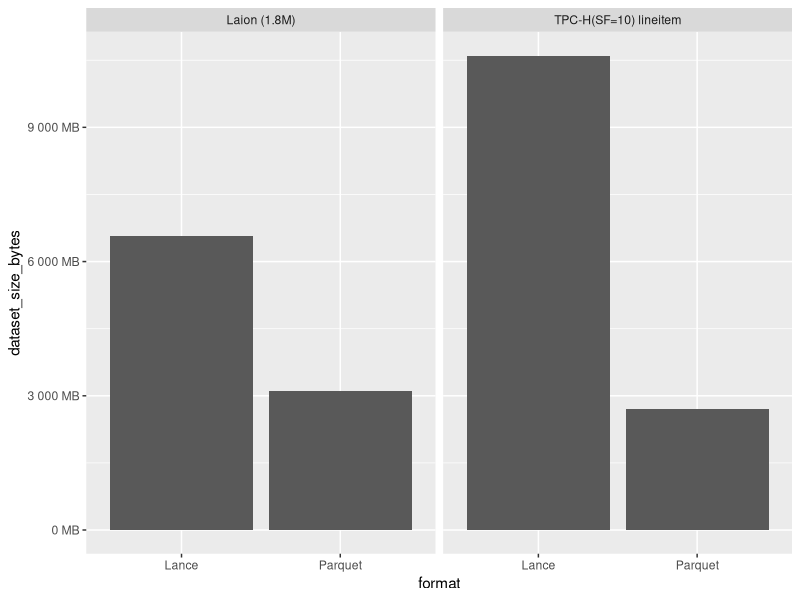
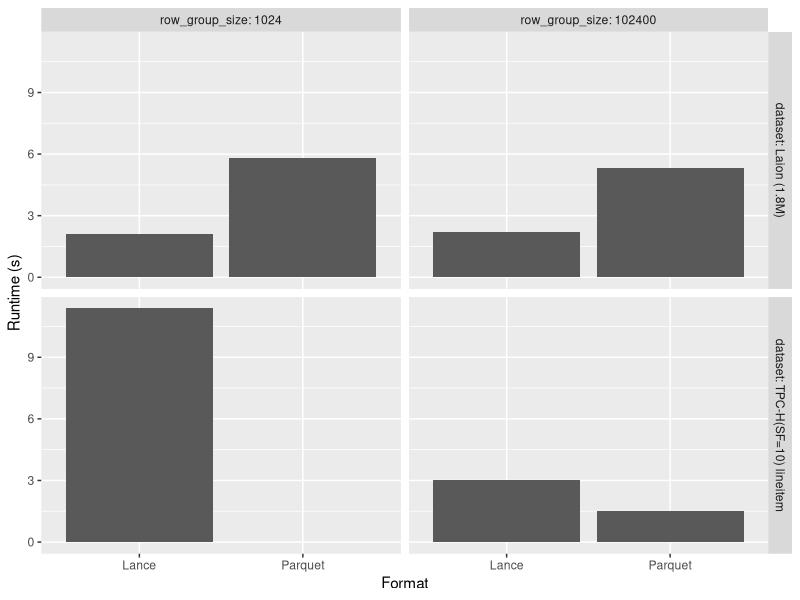

R code for these plots, in order:
## ---- chunk 1
library(ggplot2)

data <- read.csv("introductory/experiments/overall_scans/results.csv")

data$format <- tools::toTitleCase(data$format)

data$dataset <- ifelse(data$dataset == "laion", "Laion (1.8M)", "TPC-H(SF=10) lineitem")

ggplot(data[data$row_group_size == 102400,], aes(x = format, y = dataset_size_bytes)) +
    geom_col() +
    facet_wrap(~ dataset) + 
    scale_y_continuous(label=scales::label_bytes(unit="MB"))
## ---- chunk 2
ggplot(data, aes(x = format, y = scan_time)) +
    geom_col() +
    facet_grid(dataset ~ row_group_size, labeller = "label_both") +
    labs(
      x="Format",
      y="Runtime (s)",
     )
